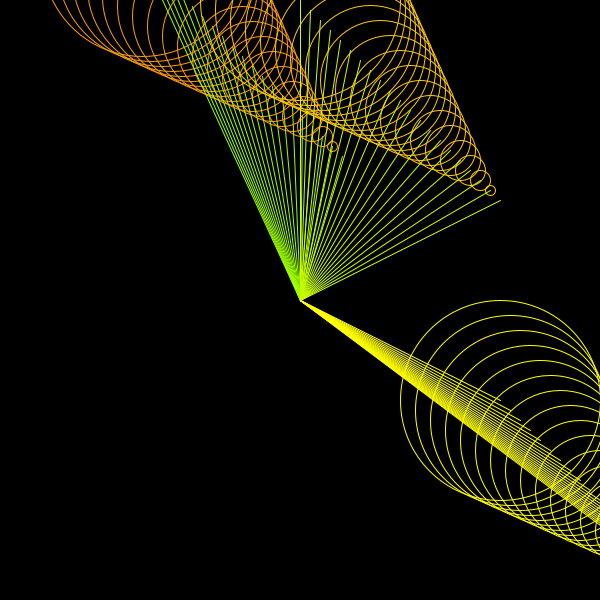
Frame 1 (no input)
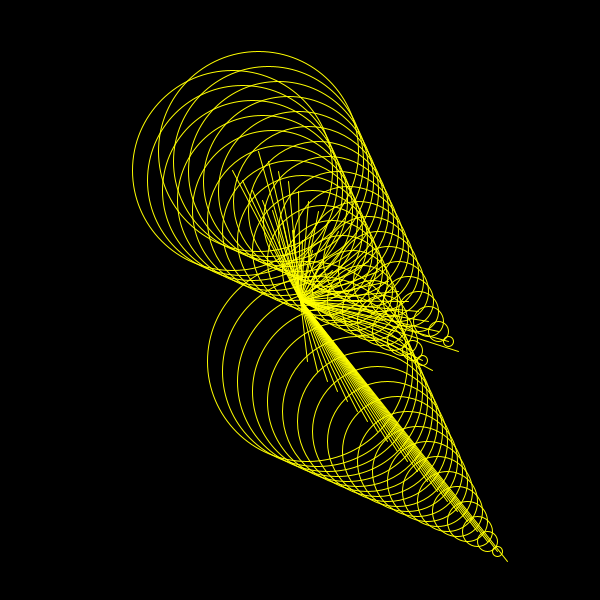
Frame 60 (the mouse pressed at the canvas centre just before this capture)
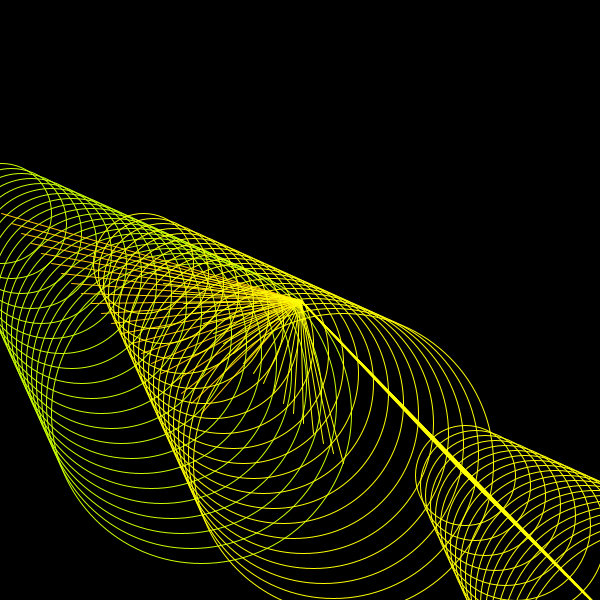
Frame 120 (the mouse held since frame 60 and released just before this capture)

The Processing sketch that drew these frames (run headless with seeded random() and noise(); from frame 60 on, the mouse is pressed at the canvas centre):

// Processing sketch: processing_144335
// ── processing_144335.pde

// Objects
// are a beautiful thing

MovingSpace big;
MovingSpace medium;
MovingSpace small;

void setup() {
  size(600,600);
  smooth();
  
  big = new MovingSpace(5.0, width/2, 150, 0.03);
  medium = new MovingSpace(0.0, width/3, 300, 0.009);
  small = new MovingSpace(0.0, width, 100, 0.06);
}

void draw() {
  
  background(0);
  
  big.move();
  big.display();
  
  medium.move();
  medium.display();
  
  small.move();
  small.display();
}

class MovingSpace {
  
   float angle;
   float offset;
   float scalar;
   float speed;
   float x;
   float y;
   
   MovingSpace(float _angle, float _offset, float _scalar, float _speed) {
     offset = _offset;
     scalar = _scalar;
     speed = _speed;
     x = offset;
     y = offset;
     angle = _angle;
   }
   
   void move() {
     x = offset + cos(angle) * scalar;
     y = offset + sin(angle) * scalar;
     angle += speed;
   }
   
   void display() {
     float a = mouseX;
     float b = mouseY;
     
     for (int i = 0; i <= 200; i += 10) {
       noFill();
       stroke(x,y,x/y);
       ellipse(x-i,y-i,a-i,b-i);
       stroke(y,x,y/x);
       line(width/2,height/2,x-i,y-i);
     }
   }
}
